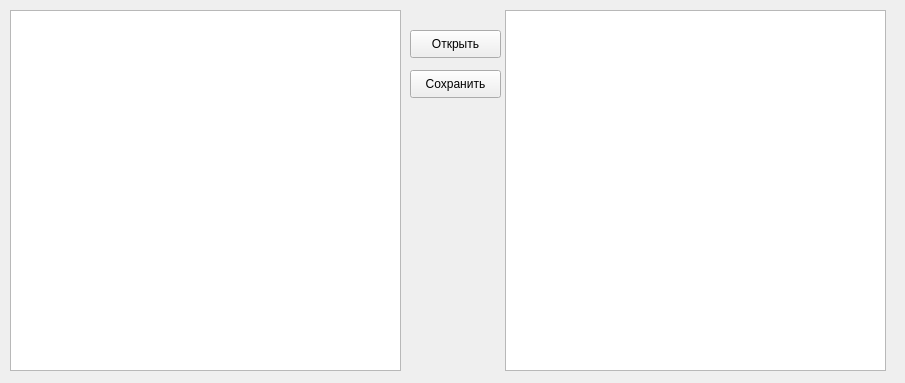
<?xml version="1.0" encoding="UTF-8"?>
<ui version="4.0">
 <class>Widget</class>
 <widget class="QWidget" name="Widget">
  <property name="geometry">
   <rect>
    <x>0</x>
    <y>0</y>
    <width>905</width>
    <height>383</height>
   </rect>
  </property>
  <property name="windowTitle">
   <string>Widget</string>
  </property>
  <widget class="QTextEdit" name="textEdit">
   <property name="geometry">
    <rect>
     <x>10</x>
     <y>10</y>
     <width>391</width>
     <height>361</height>
    </rect>
   </property>
  </widget>
  <widget class="QPushButton" name="ButOpen">
   <property name="geometry">
    <rect>
     <x>410</x>
     <y>30</y>
     <width>91</width>
     <height>28</height>
    </rect>
   </property>
   <property name="text">
    <string>Открыть</string>
   </property>
  </widget>
  <widget class="QPushButton" name="ButSave">
   <property name="geometry">
    <rect>
     <x>410</x>
     <y>70</y>
     <width>91</width>
     <height>28</height>
    </rect>
   </property>
   <property name="text">
    <string>Сохранить</string>
   </property>
  </widget>
  <widget class="QTreeView" name="treeView">
   <property name="geometry">
    <rect>
     <x>505</x>
     <y>10</y>
     <width>381</width>
     <height>361</height>
    </rect>
   </property>
  </widget>
 </widget>
 <layoutdefault spacing="6" margin="11"/>
 <resources/>
 <connections/>
</ui>
